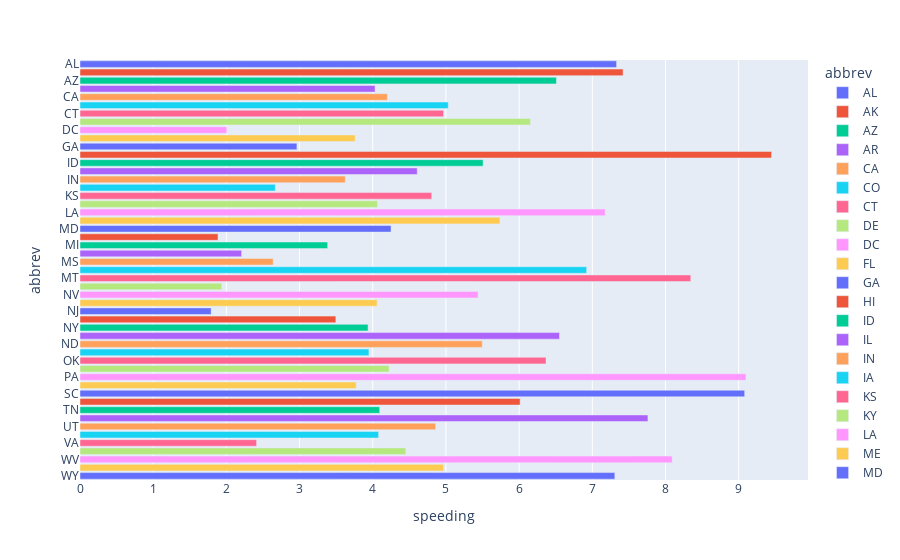

Notebook source saved alongside this figure:
### Code cell
import plotly.express as px
px.bar(data_frame = crashes, x = 'speeding', y = 'abbrev', color = 'abbrev', orientation= "h")

### Figure 1 — Plotly figure (JSON) as saved in the notebook; plotly's stock layout.template omitted (floating-point values rounded to 4 significant figures)
{"data": [{"alignmentgroup": "True", "hovertemplate": "abbrev=%{y}<br>speeding=%{x}<extra></extra>", "legendgroup": "AL", "marker": {"color": "#636efa", "pattern": {"shape": ""}}, "name": "AL", "offsetgroup": "AL", "orientation": "h", "showlegend": true, "textposition": "auto", "type": "bar", "x": [7.332], "xaxis": "x", "y": ["AL"], "yaxis": "y"}, {"alignmentgroup": "True", "hovertemplate": "abbrev=%{y}<br>speeding=%{x}<extra></extra>", "legendgroup": "AK", "marker": {"color": "#EF553B", "pattern": {"shape": ""}}, "name": "AK", "offsetgroup": "AK", "orientation": "h", "showlegend": true, "textposition": "auto", "type": "bar", "x": [7.421], "xaxis": "x", "y": ["AK"], "yaxis": "y"}, {"alignmentgroup": "True", "hovertemplate": "abbrev=%{y}<br>speeding=%{x}<extra></extra>", "legendgroup": "AZ", "marker": {"color": "#00cc96", "pattern": {"shape": ""}}, "name": "AZ", "offsetgroup": "AZ", "orientation": "h", "showlegend": true, "textposition": "auto", "type": "bar", "x": [6.51], "xaxis": "x", "y": ["AZ"], "yaxis": "y"}, {"alignmentgroup": "True", "hovertemplate": "abbrev=%{y}<br>speeding=%{x}<extra></extra>", "legendgroup": "AR", "marker": {"color": "#ab63fa", "pattern": {"shape": ""}}, "name": "AR", "offsetgroup": "AR", "orientation": "h", "showlegend": true, "textposition": "auto", "type": "bar", "x": [4.032], "xaxis": "x", "y": ["AR"], "yaxis": "y"}, {"alignmentgroup": "True", "hovertemplate": "abbrev=%{y}<br>speeding=%{x}<extra></extra>", "legendgroup": "CA", "marker": {"color": "#FFA15A", "pattern": {"shape": ""}}, "name": "CA", "offsetgroup": "CA", "orientation": "h", "showlegend": true, "textposition": "auto", "type": "bar", "x": [4.2], "xaxis": "x", "y": ["CA"], "yaxis": "y"}, {"alignmentgroup": "True", "hovertemplate": "abbrev=%{y}<br>speeding=%{x}<extra></extra>", "legendgroup": "CO", "marker": {"color": "#19d3f3", "pattern": {"shape": ""}}, "name": "CO", "offsetgroup": "CO", "orientation": "h", "showlegend": true, "textposition": "auto", "type": "bar", "x": [5.032], "xaxis": "x", "y": ["CO"], "yaxis": "y"}, {"alignmentgroup": "True", "hovertemplate": "abbrev=%{y}<br>speeding=%{x}<extra></extra>", "legendgroup": "CT", "marker": {"color": "#FF6692", "pattern": {"shape": ""}}, "name": "CT", "offsetgroup": "CT", "orientation": "h", "showlegend": true, "textposition": "auto", "type": "bar", "x": [4.968], "xaxis": "x", "y": ["CT"], "yaxis": "y"}, {"alignmentgroup": "True", "hovertemplate": "abbrev=%{y}<br>speeding=%{x}<extra></extra>", "legendgroup": "DE", "marker": {"color": "#B6E880", "pattern": {"shape": ""}}, "name": "DE", "offsetgroup": "DE", "orientation": "h", "showlegend": true, "textposition": "auto", "type": "bar", "x": [6.156], "xaxis": "x", "y": ["DE"], "yaxis": "y"}, {"alignmentgroup": "True", "hovertemplate": "abbrev=%{y}<br>speeding=%{x}<extra></extra>", "legendgroup": "DC", "marker": {"color": "#FF97FF", "pattern": {"shape": ""}}, "name": "DC", "offsetgroup": "DC", "orientation": "h", "showlegend": true, "textposition": "auto", "type": "bar", "x": [2.006], "xaxis": "x", "y": ["DC"], "yaxis": "y"}, {"alignmentgroup": "True", "hovertemplate": "abbrev=%{y}<br>speeding=%{x}<extra></extra>", "legendgroup": "FL", "marker": {"color": "#FECB52", "pattern": {"shape": ""}}, "name": "FL", "offsetgroup": "FL", "orientation": "h", "showlegend": true, "textposition": "auto", "type": "bar", "x": [3.759], "xaxis": "x", "y": ["FL"], "yaxis": "y"}, {"alignmentgroup": "True", "hovertemplate": "abbrev=%{y}<br>speeding=%{x}<extra></extra>", "legendgroup": "GA", "marker": {"color": "#636efa", "pattern": {"shape": ""}}, "name": "GA", "offsetgroup": "GA", "orientation": "h", "showlegend": true, "textposition": "auto", "type": "bar", "x": [2.964], "xaxis": "x", "y": ["GA"], "yaxis": "y"}, {"alignmentgroup": "True", "hovertemplate": "abbrev=%{y}<br>speeding=%{x}<extra></extra>", "legendgroup": "HI", "marker": {"color": "#EF553B", "pattern": {"shape": ""}}, "name": "HI", "offsetgroup": "HI", "orientation": "h", "showlegend": true, "textposition": "auto", "type": "bar", "x": [9.45], "xaxis": "x", "y": ["HI"], "yaxis": "y"}, {"alignmentgroup": "True", "hovertemplate": "abbrev=%{y}<br>speeding=%{x}<extra></extra>", "legendgroup": "ID", "marker": {"color": "#00cc96", "pattern": {"shape": ""}}, "name": "ID", "offsetgroup": "ID", "orientation": "h", "showlegend": true, "textposition": "auto", "type": "bar", "x": [5.508], "xaxis": "x", "y": ["ID"], "yaxis": "y"}, {"alignmentgroup": "True", "hovertemplate": "abbrev=%{y}<br>speeding=%{x}<extra></extra>", "legendgroup": "IL", "marker": {"color": "#ab63fa", "pattern": {"shape": ""}}, "name": "IL", "offsetgroup": "IL", "orientation": "h", "showlegend": true, "textposition": "auto", "type": "bar", "x": [4.608], "xaxis": "x", "y": ["IL"], "yaxis": "y"}, {"alignmentgroup": "True", "hovertemplate": "abbrev=%{y}<br>speeding=%{x}<extra></extra>", "legendgroup": "IN", "marker": {"color": "#FFA15A", "pattern": {"shape": ""}}, "name": "IN", "offsetgroup": "IN", "orientation": "h", "showlegend": true, "textposition": "auto", "type": "bar", "x": [3.625], "xaxis": "x", "y": ["IN"], "yaxis": "y"}, {"alignmentgroup": "True", "hovertemplate": "abbrev=%{y}<br>speeding=%{x}<extra></extra>", "legendgroup": "IA", "marker": {"color": "#19d3f3", "pattern": {"shape": ""}}, "name": "IA", "offsetgroup": "IA", "orientation": "h", "showlegend": true, "textposition": "auto", "type": "bar", "x": [2.669], "xaxis": "x", "y": ["IA"], "yaxis": "y"}, {"alignmentgroup": "True", "hovertemplate": "abbrev=%{y}<br>speeding=%{x}<extra></extra>", "legendgroup": "KS", "marker": {"color": "#FF6692", "pattern": {"shape": ""}}, "name": "KS", "offsetgroup": "KS", "orientation": "h", "showlegend": true, "textposition": "auto", "type": "bar", "x": [4.806], "xaxis": "x", "y": ["KS"], "yaxis": "y"}, {"alignmentgroup": "True", "hovertemplate": "abbrev=%{y}<br>speeding=%{x}<extra></extra>", "legendgroup": "KY", "marker": {"color": "#B6E880", "pattern": {"shape": ""}}, "name": "KY", "offsetgroup": "KY", "orientation": "h", "showlegend": true, "textposition": "auto", "type": "bar", "x": [4.066], "xaxis": "x", "y": ["KY"], "yaxis": "y"}, {"alignmentgroup": "True", "hovertemplate": "abbrev=%{y}<br>speeding=%{x}<extra></extra>", "legendgroup": "LA", "marker": {"color": "#FF97FF", "pattern": {"shape": ""}}, "name": "LA", "offsetgroup": "LA", "orientation": "h", "showlegend": true, "textposition": "auto", "type": "bar", "x": [7.175], "xaxis": "x", "y": ["LA"], "yaxis": "y"}, {"alignmentgroup": "True", "hovertemplate": "abbrev=%{y}<br>speeding=%{x}<extra></extra>", "legendgroup": "ME", "marker": {"color": "#FECB52", "pattern": {"shape": ""}}, "name": "ME", "offsetgroup": "ME", "orientation": "h", "showlegend": true, "textposition": "auto", "type": "bar", "x": [5.738], "xaxis": "x", "y": ["ME"], "yaxis": "y"}, {"alignmentgroup": "True", "hovertemplate": "abbrev=%{y}<br>speeding=%{x}<extra></extra>", "legendgroup": "MD", "marker": {"color": "#636efa", "pattern": {"shape": ""}}, "name": "MD", "offsetgroup": "MD", "orientation": "h", "showlegend": true, "textposition": "auto", "type": "bar", "x": [4.25], "xaxis": "x", "y": ["MD"], "yaxis": "y"}, {"alignmentgroup": "True", "hovertemplate": "abbrev=%{y}<br>speeding=%{x}<extra></extra>", "legendgroup": "MA", "marker": {"color": "#EF553B", "pattern": {"shape": ""}}, "name": "MA", "offsetgroup": "MA", "orientation": "h", "showlegend": true, "textposition": "auto", "type": "bar", "x": [1.886], "xaxis": "x", "y": ["MA"], "yaxis": "y"}, {"alignmentgroup": "True", "hovertemplate": "abbrev=%{y}<br>speeding=%{x}<extra></extra>", "legendgroup": "MI", "marker": {"color": "#00cc96", "pattern": {"shape": ""}}, "name": "MI", "offsetgroup": "MI", "orientation": "h", "showlegend": true, "textposition": "auto", "type": "bar", "x": [3.384], "xaxis": "x", "y": ["MI"], "yaxis": "y"}, {"alignmentgroup": "True", "hovertemplate": "abbrev=%{y}<br>speeding=%{x}<extra></extra>", "legendgroup": "MN", "marker": {"color": "#ab63fa", "pattern": {"shape": ""}}, "name": "MN", "offsetgroup": "MN", "orientation": "h", "showlegend": true, "textposition": "auto", "type": "bar", "x": [2.208], "xaxis": "x", "y": ["MN"], "yaxis": "y"}, {"alignmentgroup": "True", "hovertemplate": "abbrev=%{y}<br>speeding=%{x}<extra></extra>", "legendgroup": "MS", "marker": {"color": "#FFA15A", "pattern": {"shape": ""}}, "name": "MS", "offsetgroup": "MS", "orientation": "h", "showlegend": true, "textposition": "auto", "type": "bar", "x": [2.64], "xaxis": "x", "y": ["MS"], "yaxis": "y"}, {"alignmentgroup": "True", "hovertemplate": "abbrev=%{y}<br>speeding=%{x}<extra></extra>", "legendgroup": "MO", "marker": {"color": "#19d3f3", "pattern": {"shape": ""}}, "name": "MO", "offsetgroup": "MO", "orientation": "h", "showlegend": true, "textposition": "auto", "type": "bar", "x": [6.923], "xaxis": "x", "y": ["MO"], "yaxis": "y"}, {"alignmentgroup": "True", "hovertemplate": "abbrev=%{y}<br>speeding=%{x}<extra></extra>", "legendgroup": "MT", "marker": {"color": "#FF6692", "pattern": {"shape": ""}}, "name": "MT", "offsetgroup": "MT", "orientation": "h", "showlegend": true, "textposition": "auto", "type": "bar", "x": [8.346], "xaxis": "x", "y": ["MT"], "yaxis": "y"}, {"alignmentgroup": "True", "hovertemplate": "abbrev=%{y}<br>speeding=%{x}<extra></extra>", "legendgroup": "NE", "marker": {"color": "#B6E880", "pattern": {"shape": ""}}, "name": "NE", "offsetgroup": "NE", "orientation": "h", "showlegend": true, "textposition": "auto", "type": "bar", "x": [1.937], "xaxis": "x", "y": ["NE"], "yaxis": "y"}, {"alignmentgroup": "True", "hovertemplate": "abbrev=%{y}<br>speeding=%{x}<extra></extra>", "legendgroup": "NV", "marker": {"color": "#FF97FF", "pattern": {"shape": ""}}, "name": "NV", "offsetgroup": "NV", "orientation": "h", "showlegend": true, "textposition": "auto", "type": "bar", "x": [5.439], "xaxis": "x", "y": ["NV"], "yaxis": "y"}, {"alignmentgroup": "True", "hovertemplate": "abbrev=%{y}<br>speeding=%{x}<extra></extra>", "legendgroup": "NH", "marker": {"color": "#FECB52", "pattern": {"shape": ""}}, "name": "NH", "offsetgroup": "NH", "orientation": "h", "showlegend": true, "textposition": "auto", "type": "bar", "x": [4.06], "xaxis": "x", "y": ["NH"], "yaxis": "y"}, {"alignmentgroup": "True", "hovertemplate": "abbrev=%{y}<br>speeding=%{x}<extra></extra>", "legendgroup": "NJ", "marker": {"color": "#636efa", "pattern": {"shape": ""}}, "name": "NJ", "offsetgroup": "NJ", "orientation": "h", "showlegend": true, "textposition": "auto", "type": "bar", "x": [1.792], "xaxis": "x", "y": ["NJ"], "yaxis": "y"}, {"alignmentgroup": "True", "hovertemplate": "abbrev=%{y}<br>speeding=%{x}<extra></extra>", "legendgroup": "NM", "marker": {"color": "#EF553B", "pattern": {"shape": ""}}, "name": "NM", "offsetgroup": "NM", "orientation": "h", "showlegend": true, "textposition": "auto", "type": "bar", "x": [3.496], "xaxis": "x", "y": ["NM"], "yaxis": "y"}, {"alignmentgroup": "True", "hovertemplate": "abbrev=%{y}<br>speeding=%{x}<extra></extra>", "legendgroup": "NY", "marker": {"color": "#00cc96", "pattern": {"shape": ""}}, "name": "NY", "offsetgroup": "NY", "orientation": "h", "showlegend": true, "textposition": "auto", "type": "bar", "x": [3.936], "xaxis": "x", "y": ["NY"], "yaxis": "y"}, {"alignmentgroup": "True", "hovertemplate": "abbrev=%{y}<br>speeding=%{x}<extra></extra>", "legendgroup": "NC", "marker": {"color": "#ab63fa", "pattern": {"shape": ""}}, "name": "NC", "offsetgroup": "NC", "orientation": "h", "showlegend": true, "textposition": "auto", "type": "bar", "x": [6.552], "xaxis": "x", "y": ["NC"], "yaxis": "y"}, {"alignmentgroup": "True", "hovertemplate": "abbrev=%{y}<br>speeding=%{x}<extra></extra>", "legendgroup": "ND", "marker": {"color": "#FFA15A", "pattern": {"shape": ""}}, "name": "ND", "offsetgroup": "ND", "orientation": "h", "showlegend": true, "textposition": "auto", "type": "bar", "x": [5.497], "xaxis": "x", "y": ["ND"], "yaxis": "y"}, {"alignmentgroup": "True", "hovertemplate": "abbrev=%{y}<br>speeding=%{x}<extra></extra>", "legendgroup": "OH", "marker": {"color": "#19d3f3", "pattern": {"shape": ""}}, "name": "OH", "offsetgroup": "OH", "orientation": "h", "showlegend": true, "textposition": "auto", "type": "bar", "x": [3.948], "xaxis": "x", "y": ["OH"], "yaxis": "y"}, {"alignmentgroup": "True", "hovertemplate": "abbrev=%{y}<br>speeding=%{x}<extra></extra>", "legendgroup": "OK", "marker": {"color": "#FF6692", "pattern": {"shape": ""}}, "name": "OK", "offsetgroup": "OK", "orientation": "h", "showlegend": true, "textposition": "auto", "type": "bar", "x": [6.368], "xaxis": "x", "y": ["OK"], "yaxis": "y"}, {"alignmentgroup": "True", "hovertemplate": "abbrev=%{y}<br>speeding=%{x}<extra></extra>", "legendgroup": "OR", "marker": {"color": "#B6E880", "pattern": {"shape": ""}}, "name": "OR", "offsetgroup": "OR", "orientation": "h", "showlegend": true, "textposition": "auto", "type": "bar", "x": [4.224], "xaxis": "x", "y": ["OR"], "yaxis": "y"}, {"alignmentgroup": "True", "hovertemplate": "abbrev=%{y}<br>speeding=%{x}<extra></extra>", "legendgroup": "PA", "marker": {"color": "#FF97FF", "pattern": {"shape": ""}}, "name": "PA", "offsetgroup": "PA", "orientation": "h", "showlegend": true, "textposition": "auto", "type": "bar", "x": [9.1], "xaxis": "x", "y": ["PA"], "yaxis": "y"}, {"alignmentgroup": "True", "hovertemplate": "abbrev=%{y}<br>speeding=%{x}<extra></extra>", "legendgroup": "RI", "marker": {"color": "#FECB52", "pattern": {"shape": ""}}, "name": "RI", "offsetgroup": "RI", "orientation": "h", "showlegend": true, "textposition": "auto", "type": "bar", "x": [3.774], "xaxis": "x", "y": ["RI"], "yaxis": "y"}, {"alignmentgroup": "True", "hovertemplate": "abbrev=%{y}<br>speeding=%{x}<extra></extra>", "legendgroup": "SC", "marker": {"color": "#636efa", "pattern": {"shape": ""}}, "name": "SC", "offsetgroup": "SC", "orientation": "h", "showlegend": true, "textposition": "auto", "type": "bar", "x": [9.082], "xaxis": "x", "y": ["SC"], "yaxis": "y"}, {"alignmentgroup": "True", "hovertemplate": "abbrev=%{y}<br>speeding=%{x}<extra></extra>", "legendgroup": "SD", "marker": {"color": "#EF553B", "pattern": {"shape": ""}}, "name": "SD", "offsetgroup": "SD", "orientation": "h", "showlegend": true, "textposition": "auto", "type": "bar", "x": [6.014], "xaxis": "x", "y": ["SD"], "yaxis": "y"}, {"alignmentgroup": "True", "hovertemplate": "abbrev=%{y}<br>speeding=%{x}<extra></extra>", "legendgroup": "TN", "marker": {"color": "#00cc96", "pattern": {"shape": ""}}, "name": "TN", "offsetgroup": "TN", "orientation": "h", "showlegend": true, "textposition": "auto", "type": "bar", "x": [4.095], "xaxis": "x", "y": ["TN"], "yaxis": "y"}, {"alignmentgroup": "True", "hovertemplate": "abbrev=%{y}<br>speeding=%{x}<extra></extra>", "legendgroup": "TX", "marker": {"color": "#ab63fa", "pattern": {"shape": ""}}, "name": "TX", "offsetgroup": "TX", "orientation": "h", "showlegend": true, "textposition": "auto", "type": "bar", "x": [7.76], "xaxis": "x", "y": ["TX"], "yaxis": "y"}, {"alignmentgroup": "True", "hovertemplate": "abbrev=%{y}<br>speeding=%{x}<extra></extra>", "legendgroup": "UT", "marker": {"color": "#FFA15A", "pattern": {"shape": ""}}, "name": "UT", "offsetgroup": "UT", "orientation": "h", "showlegend": true, "textposition": "auto", "type": "bar", "x": [4.859], "xaxis": "x", "y": ["UT"], "yaxis": "y"}, {"alignmentgroup": "True", "hovertemplate": "abbrev=%{y}<br>speeding=%{x}<extra></extra>", "legendgroup": "VT", "marker": {"color": "#19d3f3", "pattern": {"shape": ""}}, "name": "VT", "offsetgroup": "VT", "orientation": "h", "showlegend": true, "textposition": "auto", "type": "bar", "x": [4.08], "xaxis": "x", "y": ["VT"], "yaxis": "y"}, {"alignmentgroup": "True", "hovertemplate": "abbrev=%{y}<br>speeding=%{x}<extra></extra>", "legendgroup": "VA", "marker": {"color": "#FF6692", "pattern": {"shape": ""}}, "name": "VA", "offsetgroup": "VA", "orientation": "h", "showlegend": true, "textposition": "auto", "type": "bar", "x": [2.413], "xaxis": "x", "y": ["VA"], "yaxis": "y"}, {"alignmentgroup": "True", "hovertemplate": "abbrev=%{y}<br>speeding=%{x}<extra></extra>", "legendgroup": "WA", "marker": {"color": "#B6E880", "pattern": {"shape": ""}}, "name": "WA", "offsetgroup": "WA", "orientation": "h", "showlegend": true, "textposition": "auto", "type": "bar", "x": [4.452], "xaxis": "x", "y": ["WA"], "yaxis": "y"}, {"alignmentgroup": "True", "hovertemplate": "abbrev=%{y}<br>speeding=%{x}<extra></extra>", "legendgroup": "WV", "marker": {"color": "#FF97FF", "pattern": {"shape": ""}}, "name": "WV", "offsetgroup": "WV", "orientation": "h", "showlegend": true, "textposition": "auto", "type": "bar", "x": [8.092], "xaxis": "x", "y": ["WV"], "yaxis": "y"}, {"alignmentgroup": "True", "hovertemplate": "abbrev=%{y}<br>speeding=%{x}<extra></extra>", "legendgroup": "WI", "marker": {"color": "#FECB52", "pattern": {"shape": ""}}, "name": "WI", "offsetgroup": "WI", "orientation": "h", "showlegend": true, "textposition": "auto", "type": "bar", "x": [4.968], "xaxis": "x", "y": ["WI"], "yaxis": "y"}, {"alignmentgroup": "True", "hovertemplate": "abbrev=%{y}<br>speeding=%{x}<extra></extra>", "legendgroup": "WY", "marker": {"color": "#636efa", "pattern": {"shape": ""}}, "name": "WY", "offsetgroup": "WY", "orientation": "h", "showlegend": true, "textposition": "auto", "type": "bar", "x": [7.308], "xaxis": "x", "y": ["WY"], "yaxis": "y"}], "layout": {"barmode": "relative", "legend": {"title": {"text": "abbrev"}, "tracegroupgap": 0}, "margin": {"t": 60}, "xaxis": {"anchor": "y", "domain": [0, 1], "title": {"text": "speeding"}}, "yaxis": {"anchor": "x", "categoryarray": ["WY", "WI", "WV", "WA", "VA", "VT", "UT", "TX", "TN", "SD", "SC", "RI", "PA", "OR", "OK", "OH", "ND", "NC", "NY", "NM", "NJ", "NH", "NV", "NE", "MT", "MO", "MS", "MN", "MI", "MA", "MD", "ME", "LA", "KY", "KS", "IA", "IN", "IL", "ID", "HI", "GA", "FL", "DC", "DE", "CT", "CO", "CA", "AR", "AZ", "AK", "AL"], "categoryorder": "array", "domain": [0, 1], "title": {"text": "abbrev"}}}}
